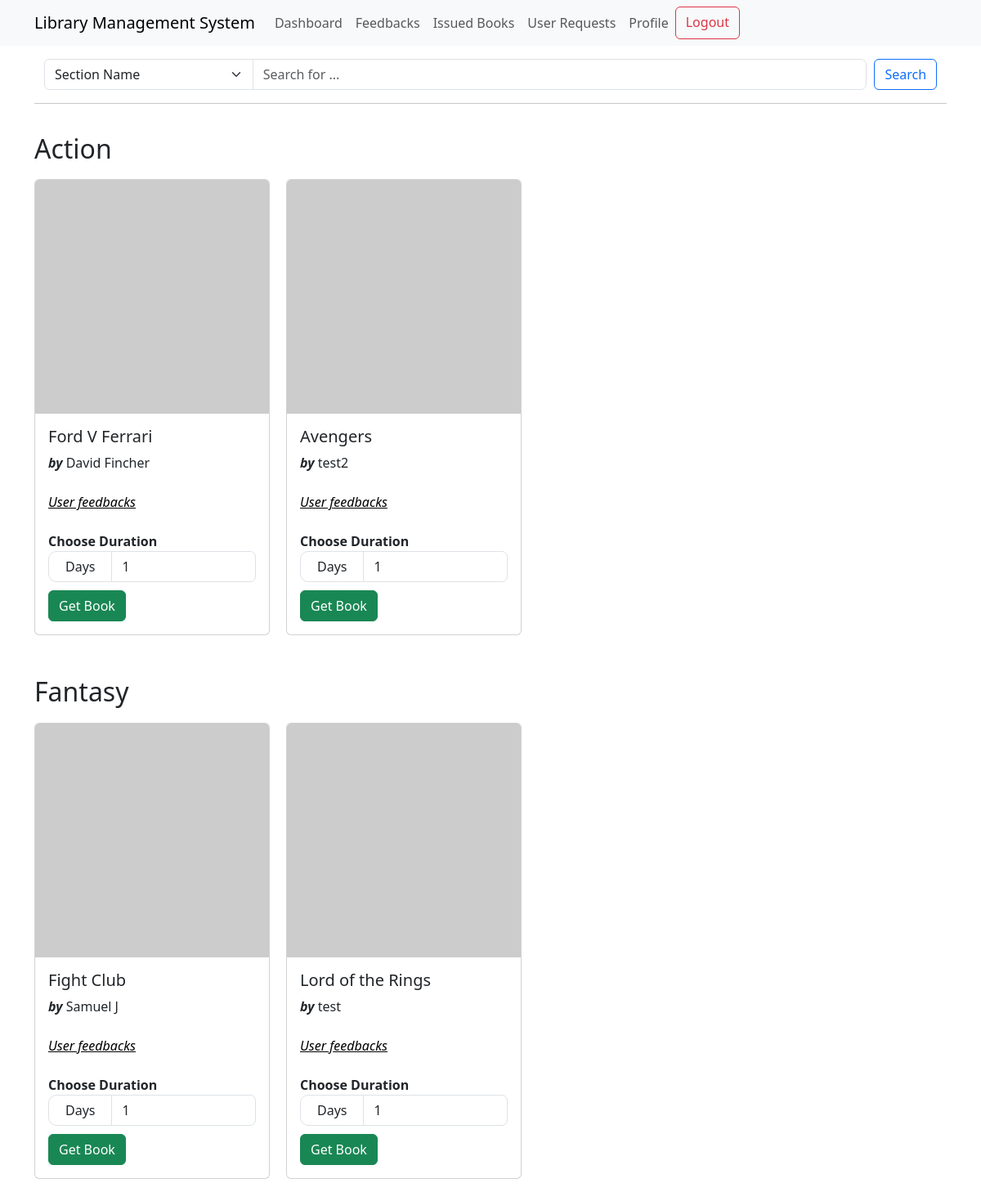
Screenshot of / (signed in) with the database file from the repository.
### models.py (models this page shows)
class Section(db.Model):
    id = db.Column(db.Integer, primary_key=True)
    name = db.Column(db.String(32), nullable=False, unique=True)
    books = db.relationship(
        "Books", backref="section", lazy=True, cascade="all, delete-orphan"
    )

class Books(db.Model):
    id = db.Column(db.Integer, primary_key=True)
    name = db.Column(db.String(64), nullable=False)
    content = db.Column(db.Text, nullable=False)
    author = db.Column(db.String(64), nullable=False)
    date_issued = db.Column(db.Date)  # null as it'll be filled during issuance
    return_date = db.Column(db.Date)  # null as it'll be filled during issuance
    section_id = db.Column(db.Integer, db.ForeignKey("section.id"), nullable=False)
    carts = db.relationship("Cart", backref="book", lazy=True)
    issued = db.relationship(
        "Issued", backref="books", lazy=True, cascade="all, delete-orphan"
    )

### routes.py (the view, shortened to what this page needs)
@app.route("/")
@auth_required
def index():
    sections = Section.query.filter(Section.books.any()).all()
    parameter = request.args.get("parameter")
    query = request.args.get("query")
    parameters = {
        "section_name": "Section Name",
        "book_name": "Book Name",
        "author_name": "Author Name",
    }
    if parameter == "section_name":
        sections = Section.query.filter(Section.name.ilike(f"%{query}%")).all()
    elif parameter == "book_name":
        sections = [
            section
            for section in Section.query.all()
            if any(book for book in section.books if query.lower() in book.name.lower())
        ]
    for section in sections:
        if parameter == "book_name":
            section.books = [
                book for book in section.books if query.lower() in book.name.lower()
            ]
        elif parameter == "author_name":
            section.books = [
                book for book in section.books if query.lower() in book.author.lower()
            ]
    return render_template(
        "index.html",
        sections=sections,
        parameters=parameters,
        query=query,
    )

### routes.py (called while the page is built)
def auth_required(func):
    @wraps(func)
    def inner(*args, **kwargs):
        if "user_id" in session:
            return func(*args, **kwargs)
        else:
            return redirect(url_for("login"))
    return inner

### templates/index.html (shortened to what this page needs)
{% extends "layout.html" %}
{% block content %}
{% if sections|length > 0 %}
{% include "searchbar.html" %}
<hr>
<div class="sections-list">
    {% for section in sections %}
    <h2 style="margin-top: 20px;">{{section.name}}</h2>
    <div class="books" style="margin-bottom: 20px;">
        {% for book in section.books %}
        {% if not param or
        (param == 'book_name' and book_name.lower() in book.name.lower()) or
        (param == 'author_name'and author_name.lower() in book.author.lower()) %}
        <div class="card" style="width: 18rem; margin-left: 0; margin-right: 20px">
            <img src="https://picsum.photos/200/200" class="card-img-top" alt="{{book.name}}">
            <div class="card-body">
                <h5 class="card-title">{{book.name}}</h5>
                <div class="author">
                    <strong><i>by</i> </strong> {{book.author}}
                </div>
                <br>
                <div><a href="{{url_for('show_feedbacks_user', book_id=book.id)}}" style="color: black;"><i><u>User
                                feedbacks</u></i></a>
                </div>
                <br>
                <strong>Choose Duration</strong>
                <form action="{{url_for('add_to_cart', book_id=book.id, duration=duration)}}" class="form"
                    method="POST">
                    <div class="input-group">
                        <label for="duration" class="days">Days</label>
                        <input type="number" name="duration" id="duration" class="form-control" value="1" min="1"
                            style="border-radius: 0px 7px 7px 0px;">
                    </div>
                    <input type="submit" value="Get Book" class="btn btn-success" style="margin-top: 10px;">
                </form>
            </div>
        </div>
        {% endif %}
        {% endfor %}
    </div>
    {% endfor%}
</div>
{% else %}
<h1 class="display-1">No Books in Store Currently</h1>
<hr>
{% endif %}
{% endblock %}

### templates/index.html (style rules this page uses)
.sections-list { display: flex; flex-direction: column; justify-content: left; }
.books { padding: 0; display: flex; flex-wrap: wrap; justify-content: left; }
.card { margin: 10px; }
.days { padding-top: 6px; padding-left: 20px; padding-right: 20px; border-style: solid; border-width: 1px; border-radius: 10px; border-color: #dee2e6; }

### rows the page displays
Section: name "Action"
Books: name "Ford V Ferrari", author "David Fincher"
Books: name "Avengers", author "test2"
Section: name "Fantasy"
Books: name "Fight Club", author "Samuel J"
Books: name "Lord of the Rings", author "test"

### other values shown
form field parameter "Section Name"
